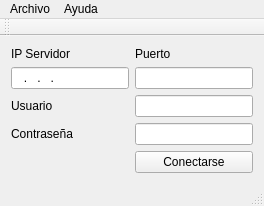
<?xml version="1.0" encoding="UTF-8"?>
<ui version="4.0">
 <class>ClienteClass</class>
 <widget class="QMainWindow" name="ClienteClass">
  <property name="geometry">
   <rect>
    <x>0</x>
    <y>0</y>
    <width>264</width>
    <height>200</height>
   </rect>
  </property>
  <property name="windowTitle">
   <string>Login</string>
  </property>
  <widget class="QWidget" name="centralWidget">
   <layout class="QGridLayout" name="gridLayout">
    <item row="0" column="0">
     <widget class="QLabel" name="label_3">
      <property name="text">
       <string>IP Servidor</string>
      </property>
     </widget>
    </item>
    <item row="0" column="1">
     <widget class="QLabel" name="label_4">
      <property name="text">
       <string>Puerto</string>
      </property>
     </widget>
    </item>
    <item row="1" column="0">
     <widget class="QLineEdit" name="lineEdit">
      <property name="inputMask">
       <string>000.000.000.000; </string>
      </property>
     </widget>
    </item>
    <item row="1" column="1">
     <widget class="QLineEdit" name="lineEdit_2">
      <property name="maxLength">
       <number>4</number>
      </property>
     </widget>
    </item>
    <item row="2" column="0">
     <widget class="QLabel" name="label">
      <property name="text">
       <string>Usuario</string>
      </property>
     </widget>
    </item>
    <item row="2" column="1">
     <widget class="QLineEdit" name="lineEdit_3"/>
    </item>
    <item row="3" column="0">
     <widget class="QLabel" name="label_2">
      <property name="text">
       <string>Contraseña</string>
      </property>
     </widget>
    </item>
    <item row="3" column="1">
     <widget class="QLineEdit" name="lineEdit_4">
      <property name="echoMode">
       <enum>QLineEdit::Password</enum>
      </property>
     </widget>
    </item>
    <item row="4" column="1">
     <widget class="QPushButton" name="pushButton">
      <property name="text">
       <string>Conectarse</string>
      </property>
     </widget>
    </item>
   </layout>
  </widget>
  <widget class="QMenuBar" name="menuBar">
   <property name="geometry">
    <rect>
     <x>0</x>
     <y>0</y>
     <width>264</width>
     <height>24</height>
    </rect>
   </property>
   <widget class="QMenu" name="menuArchivo">
    <property name="title">
     <string>Archivo</string>
    </property>
    <addaction name="actionSalir"/>
   </widget>
   <widget class="QMenu" name="menuAyuda">
    <property name="title">
     <string>Ayuda</string>
    </property>
    <addaction name="actionAcerca_de"/>
   </widget>
   <addaction name="menuArchivo"/>
   <addaction name="menuAyuda"/>
  </widget>
  <widget class="QToolBar" name="mainToolBar">
   <attribute name="toolBarArea">
    <enum>TopToolBarArea</enum>
   </attribute>
   <attribute name="toolBarBreak">
    <bool>false</bool>
   </attribute>
  </widget>
  <widget class="QStatusBar" name="statusBar"/>
  <action name="actionSalir">
   <property name="text">
    <string>Salir</string>
   </property>
  </action>
  <action name="actionAcerca_de">
   <property name="text">
    <string>Acerca de...</string>
   </property>
  </action>
 </widget>
 <layoutdefault spacing="6" margin="11"/>
 <resources/>
 <connections/>
</ui>
